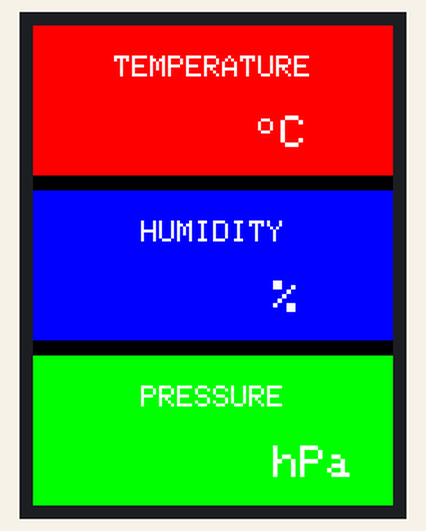
Recording of a sketch running on a simulated ESP32. Parts: 240×320 colour display. What the sketch prints to the serial monitor is not drawn.

Above: at 0.4 s.

The sketch:

ESPNOW_Receive.ino
```cpp
#include <ESPNowEasy.h>
#include "Display.h"

struct WeatherData {
    float temperature;
    float humidity;
    float pressure;
};

ESPNowEasy<WeatherData> espNow;
Display display;

void onWeatherDataReceived(WeatherData& data) {
    Serial.println("🔹 Received Weather Data:");
    Serial.print("🌡 Temperature: ");
    Serial.print(data.temperature);
    Serial.println(" °C");

    Serial.print("💧 Humidity: ");
    Serial.print(data.humidity);
    Serial.println(" %");

    Serial.print("📡 Pressure: ");
    Serial.print(data.pressure);
    Serial.println(" hPa");

    Serial.println("-----------------------------------");

    // Update the display with new data
    display.update(data.temperature, data.humidity, data.pressure);
}

void setup() {
    Serial.begin(115200);

    if (!espNow.begin()) {
        Serial.println("❌ ESP-NOW Initialization failed!");
        return;
    }

    espNow.onReceive(onWeatherDataReceived);
    Serial.println("✅ ESP-NOW Receiver Ready...");

    display.begin();
}

void loop() {
    // The ESPNowEasy library automatically calls onWeatherDataReceived when data arrives.
}
```

ESPNowEasy.cpp
```cpp
#ifndef ESPNowEasy_cpp
#define ESPNowEasy_cpp

#include "ESPNowEasy.h"

template<typename MessageType>
typename ESPNowEasy<MessageType>::ReceiverCallback ESPNowEasy<MessageType>::userCallback = nullptr;

template<typename MessageType>
bool ESPNowEasy<MessageType>::begin() {
    WiFi.mode(WIFI_STA);

    esp_wifi_set_protocol(WIFI_IF_STA, WIFI_PROTOCOL_LR);

    if (esp_now_init() != ESP_OK) {
        return false;
    }

    esp_now_peer_info_t peer;
    memcpy(peer.peer_addr, broadcastAddress, 6);
    peer.channel = 0;
    peer.encrypt = false;

    if (esp_now_add_peer(&peer) != ESP_OK) {
        return false;
    }

    return true;
}

template<typename MessageType>
bool ESPNowEasy<MessageType>::send(MessageType& message) {
    bool success = (esp_now_send(broadcastAddress, (uint8_t*)&message, sizeof(MessageType)) == ESP_OK);
    if (success) {
        Serial.println("Message Sent Successfully");
    } else {
        Serial.println("Message Failed!");
    }
    return success;
}

template<typename MessageType>
void ESPNowEasy<MessageType>::onReceive(ReceiverCallback callback) {
    userCallback = callback;
    esp_now_register_recv_cb(receiveCallback);
}

template<typename MessageType>
void ESPNowEasy<MessageType>::receiveCallback(const esp_now_recv_info_t* recv_info, const uint8_t* data, int len) {
    if (len >= sizeof(MessageType) && userCallback != nullptr) {
        MessageType message;
        memcpy(&message, data, sizeof(MessageType));
        userCallback(message);
    }
}

#endif
```

ESPNowEasy.h
```cpp
// ESPNowEasy.h
#ifndef ESPNowEasy_h
#define ESPNowEasy_h

#include <esp_now.h>
#include <WiFi.h>
#include "esp_wifi.h"  // Make sure this is included

template<typename MessageType>
class ESPNowEasy {
public:
    typedef void (*ReceiverCallback)(MessageType& message);

    bool begin();
    bool send(MessageType& message);
    void onReceive(ReceiverCallback callback);

private:
    uint8_t broadcastAddress[6] = {0xFF, 0xFF, 0xFF, 0xFF, 0xFF, 0xFF};
    static ReceiverCallback userCallback;
    static void receiveCallback(const esp_now_recv_info_t* recv_info, const uint8_t* data, int len);
};

#include "ESPNowEasy.cpp"
#endif
```

display.cpp
```cpp
#include "Display.h"

// Constructor
Display::Display() : tft(TFT_CS, TFT_DC, TFT_RST) {}

// Initialize the display and backlight, then draw the static UI
void Display::begin() {
    tft.begin();
    tft.setRotation(0); // **Portrait Orientation**
    tft.fillScreen(ILI9341_BLACK);
    drawUI(); // Draw static UI elements
}

void Display::update(float temperature, float humidity, float pressure) {
    char tempStr[10], humStr[10], pressStr[10];

    snprintf(tempStr, sizeof(tempStr), "%.1f", temperature);
    snprintf(humStr, sizeof(humStr), "%.1f", humidity);
    snprintf(pressStr, sizeof(pressStr), "%.1f", pressure);

    updateValue(tempStr, ILI9341_WHITE, 60, ILI9341_RED, 60);    // **Temperature Section**
    updateValue(humStr, ILI9341_WHITE, 170, ILI9341_BLUE, 60);   // **Humidity Section**
    updateValue(pressStr, ILI9341_WHITE, 280, ILI9341_GREEN, 50); // **Pressure Section**
}


// **Helper function to print text centered horizontally**
void Display::printCenteredText(const char* text, uint16_t color, int y, int textSize) {
    int16_t x1, y1;
    uint16_t w, h;
    tft.setTextSize(textSize);
    tft.setTextColor(color);
    tft.getTextBounds(text, 0, y, &x1, &y1, &w, &h);
    tft.setCursor((tft.width() - w) / 2, y);
    tft.print(text);
}

void Display::drawUI() {
    // **Temperature Section**
    tft.fillRect(0, 0, 240, 100, ILI9341_RED);
    printCenteredText("TEMPERATURE", ILI9341_WHITE, 20, 2);

    // **Humidity Section**
    tft.fillRect(0, 110, 240, 100, ILI9341_BLUE);
    printCenteredText("HUMIDITY", ILI9341_WHITE, 130, 2);

    // **Pressure Section**
    tft.fillRect(0, 220, 240, 100, ILI9341_GREEN);
    printCenteredText("PRESSURE", ILI9341_WHITE, 240, 2);

    // **Draw Unit Labels Once**
    tft.setTextSize(2);
    tft.setTextColor(ILI9341_WHITE);

    // **Temperature "°C"**
    tft.setCursor(150, 58);
    tft.print("o"); // Small "o" for degree
    tft.setTextSize(3);
    tft.setCursor(165, 60);
    tft.print("C");

    // **Humidity "%"**
    tft.setCursor(160, 170);
    tft.print("%");

    // **Pressure "hPa"**
    tft.setCursor(160, 280);
    tft.print("hPa");
}

// **Update only the numeric values (aligned to the left of units)**
void Display::updateValue(const char* value, uint16_t color, int y, uint16_t bgColor, int xPosition) {
    tft.fillRect(xPosition, y, 90, 30, bgColor); // Clear previous value
    tft.setTextSize(3);
    tft.setTextColor(color);
    tft.setCursor(xPosition, y);
    tft.print(value); // Print updated value next to static text
}
```

display.h
```cpp
#pragma once

#include <Adafruit_GFX.h>
#include <Adafruit_ILI9341.h>

// Define SPI Pins for ILI9341 (update if needed)
#define TFT_CS   5
#define TFT_DC   2
#define TFT_RST  4

class Display {
public:
    Display();
    void begin();
    void drawUI();
    void update(float temperature, float humidity, float pressure);

private:
    Adafruit_ILI9341 tft;
    void printCenteredText(const char* text, uint16_t color, int y, int textSize);
    void updateValue(const char* value, uint16_t color, int y, uint16_t bgColor, int xPosition);
};
```
